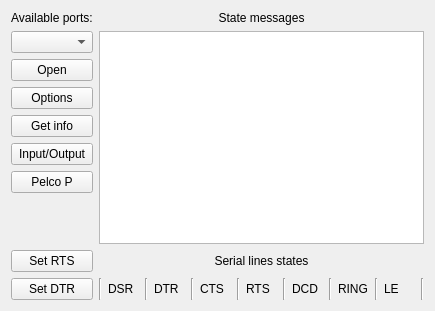
<?xml version="1.0" encoding="UTF-8"?>
<ui version="4.0">
 <class>MainWidget</class>
 <widget class="QWidget" name="MainWidget">
  <property name="geometry">
   <rect>
    <x>0</x>
    <y>0</y>
    <width>435</width>
    <height>311</height>
   </rect>
  </property>
  <property name="windowTitle">
   <string>Simple GUI application for demonstrating the use of QSerialDevice.</string>
  </property>
  <layout class="QGridLayout" name="gridLayout">
   <item row="0" column="0">
    <widget class="QLabel" name="portsLabel">
     <property name="text">
      <string>Available ports:</string>
     </property>
    </widget>
   </item>
   <item row="0" column="1">
    <widget class="QLabel" name="msgLabel">
     <property name="text">
      <string>State messages</string>
     </property>
     <property name="alignment">
      <set>Qt::AlignCenter</set>
     </property>
    </widget>
   </item>
   <item row="1" column="0">
    <widget class="QComboBox" name="portBox"/>
   </item>
   <item row="1" column="1" rowspan="8">
    <widget class="QPlainTextEdit" name="plainTextEdit"/>
   </item>
   <item row="2" column="0">
    <widget class="QPushButton" name="controlButton">
     <property name="text">
      <string>Open</string>
     </property>
    </widget>
   </item>
   <item row="4" column="0">
    <widget class="QPushButton" name="infoButton">
     <property name="text">
      <string>Get info</string>
     </property>
    </widget>
   </item>
   <item row="5" column="0">
    <widget class="QPushButton" name="ioButton">
     <property name="text">
      <string>Input/Output</string>
     </property>
    </widget>
   </item>
   <item row="7" column="0">
    <spacer name="verticalSpacer">
     <property name="orientation">
      <enum>Qt::Vertical</enum>
     </property>
     <property name="sizeHint" stdset="0">
      <size>
       <width>72</width>
       <height>1</height>
      </size>
     </property>
    </spacer>
   </item>
   <item row="10" column="0">
    <widget class="QPushButton" name="dtrButton">
     <property name="text">
      <string>Set DTR</string>
     </property>
    </widget>
   </item>
   <item row="10" column="1">
    <layout class="QHBoxLayout" name="horizontalLayout">
     <item>
      <widget class="Line" name="line1">
       <property name="orientation">
        <enum>Qt::Vertical</enum>
       </property>
      </widget>
     </item>
     <item>
      <widget class="QLabel" name="dsrLabel">
       <property name="text">
        <string>DSR</string>
       </property>
      </widget>
     </item>
     <item>
      <widget class="Line" name="line2">
       <property name="orientation">
        <enum>Qt::Vertical</enum>
       </property>
      </widget>
     </item>
     <item>
      <widget class="QLabel" name="dtrLabel">
       <property name="text">
        <string>DTR</string>
       </property>
      </widget>
     </item>
     <item>
      <widget class="Line" name="line">
       <property name="orientation">
        <enum>Qt::Vertical</enum>
       </property>
      </widget>
     </item>
     <item>
      <widget class="QLabel" name="ctsLabel">
       <property name="text">
        <string>CTS</string>
       </property>
      </widget>
     </item>
     <item>
      <widget class="Line" name="line_2">
       <property name="orientation">
        <enum>Qt::Vertical</enum>
       </property>
      </widget>
     </item>
     <item>
      <widget class="QLabel" name="rtsLabel">
       <property name="text">
        <string>RTS</string>
       </property>
      </widget>
     </item>
     <item>
      <widget class="Line" name="line_3">
       <property name="orientation">
        <enum>Qt::Vertical</enum>
       </property>
      </widget>
     </item>
     <item>
      <widget class="QLabel" name="dcdLabel">
       <property name="text">
        <string>DCD</string>
       </property>
      </widget>
     </item>
     <item>
      <widget class="Line" name="line3">
       <property name="orientation">
        <enum>Qt::Vertical</enum>
       </property>
      </widget>
     </item>
     <item>
      <widget class="QLabel" name="ringLabel">
       <property name="text">
        <string>RING</string>
       </property>
      </widget>
     </item>
     <item>
      <widget class="Line" name="line_4">
       <property name="orientation">
        <enum>Qt::Vertical</enum>
       </property>
      </widget>
     </item>
     <item>
      <widget class="QLabel" name="leLabel">
       <property name="text">
        <string>LE</string>
       </property>
      </widget>
     </item>
     <item>
      <widget class="Line" name="line_5">
       <property name="orientation">
        <enum>Qt::Vertical</enum>
       </property>
      </widget>
     </item>
    </layout>
   </item>
   <item row="3" column="0">
    <widget class="QPushButton" name="optionsButton">
     <property name="text">
      <string>Options</string>
     </property>
    </widget>
   </item>
   <item row="9" column="1">
    <widget class="QLabel" name="lineLabel">
     <property name="text">
      <string>Serial lines states</string>
     </property>
     <property name="alignment">
      <set>Qt::AlignCenter</set>
     </property>
    </widget>
   </item>
   <item row="9" column="0">
    <widget class="QPushButton" name="rtsButton">
     <property name="text">
      <string>Set RTS</string>
     </property>
    </widget>
   </item>
   <item row="6" column="0">
    <widget class="QPushButton" name="pelcoPButton">
     <property name="text">
      <string>Pelco P</string>
     </property>
    </widget>
   </item>
  </layout>
 </widget>
 <layoutdefault spacing="6" margin="11"/>
 <resources/>
 <connections/>
</ui>
